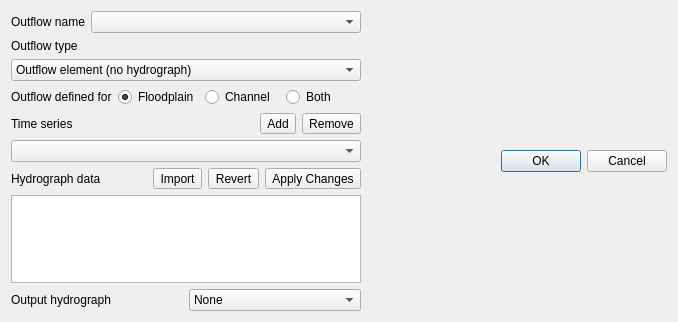
<?xml version="1.0" encoding="UTF-8"?>
<ui version="4.0">
 <class>Dialog</class>
 <widget class="QDialog" name="Dialog">
  <property name="geometry">
   <rect>
    <x>0</x>
    <y>0</y>
    <width>676</width>
    <height>320</height>
   </rect>
  </property>
  <property name="windowTitle">
   <string>Dialog</string>
  </property>
  <layout class="QVBoxLayout" name="verticalLayout_2">
   <item>
    <layout class="QHBoxLayout" name="horizontalLayout_3">
     <property name="rightMargin">
      <number>0</number>
     </property>
     <item>
      <widget class="QFrame" name="frame">
       <property name="maximumSize">
        <size>
         <width>350</width>
         <height>16777215</height>
        </size>
       </property>
       <property name="frameShape">
        <enum>QFrame::NoFrame</enum>
       </property>
       <property name="frameShadow">
        <enum>QFrame::Plain</enum>
       </property>
       <layout class="QVBoxLayout" name="verticalLayout">
        <property name="margin">
         <number>0</number>
        </property>
        <item>
         <layout class="QHBoxLayout" name="horizontalLayout_5">
          <property name="bottomMargin">
           <number>0</number>
          </property>
          <item>
           <widget class="QLabel" name="label_4">
            <property name="sizePolicy">
             <sizepolicy hsizetype="Preferred" vsizetype="Preferred">
              <horstretch>0</horstretch>
              <verstretch>0</verstretch>
             </sizepolicy>
            </property>
            <property name="minimumSize">
             <size>
              <width>0</width>
              <height>0</height>
             </size>
            </property>
            <property name="maximumSize">
             <size>
              <width>9999</width>
              <height>16777215</height>
             </size>
            </property>
            <property name="text">
             <string>Outflow name</string>
            </property>
           </widget>
          </item>
          <item>
           <widget class="QComboBox" name="outflowNameCbo">
            <property name="sizePolicy">
             <sizepolicy hsizetype="MinimumExpanding" vsizetype="Fixed">
              <horstretch>0</horstretch>
              <verstretch>0</verstretch>
             </sizepolicy>
            </property>
           </widget>
          </item>
         </layout>
        </item>
        <item>
         <layout class="QVBoxLayout" name="verticalLayout_3">
          <property name="bottomMargin">
           <number>0</number>
          </property>
          <item>
           <widget class="QLabel" name="label_3">
            <property name="sizePolicy">
             <sizepolicy hsizetype="MinimumExpanding" vsizetype="Preferred">
              <horstretch>0</horstretch>
              <verstretch>0</verstretch>
             </sizepolicy>
            </property>
            <property name="minimumSize">
             <size>
              <width>80</width>
              <height>0</height>
             </size>
            </property>
            <property name="maximumSize">
             <size>
              <width>80</width>
              <height>16777215</height>
             </size>
            </property>
            <property name="text">
             <string>Outflow type</string>
            </property>
           </widget>
          </item>
          <item>
           <widget class="QComboBox" name="outflowTypeCbo">
            <property name="sizePolicy">
             <sizepolicy hsizetype="MinimumExpanding" vsizetype="Fixed">
              <horstretch>0</horstretch>
              <verstretch>0</verstretch>
             </sizepolicy>
            </property>
            <property name="minimumSize">
             <size>
              <width>100</width>
              <height>0</height>
             </size>
            </property>
            <property name="maximumSize">
             <size>
              <width>9999</width>
              <height>16777215</height>
             </size>
            </property>
            <item>
             <property name="text">
              <string>Outflow element (no hydrograph)</string>
             </property>
            </item>
            <item>
             <property name="text">
              <string>Diversion channel element (for inflows)</string>
             </property>
            </item>
            <item>
             <property name="text">
              <string>Outflow with time-stage relationship</string>
             </property>
            </item>
            <item>
             <property name="text">
              <string>Outflow with time-stage and free floodplain and channel</string>
             </property>
            </item>
            <item>
             <property name="text">
              <string>Channel outflow with stage-discharge</string>
             </property>
            </item>
            <item>
             <property name="text">
              <string>Channel outflow with depth-discharge</string>
             </property>
            </item>
           </widget>
          </item>
         </layout>
        </item>
        <item>
         <layout class="QHBoxLayout" name="horizontalLayout_6">
          <property name="bottomMargin">
           <number>0</number>
          </property>
          <item>
           <widget class="QLabel" name="label_5">
            <property name="text">
             <string>Outflow defined for</string>
            </property>
           </widget>
          </item>
          <item>
           <widget class="QRadioButton" name="identFloodplainRadio">
            <property name="text">
             <string>Floodplain</string>
            </property>
            <property name="checked">
             <bool>true</bool>
            </property>
           </widget>
          </item>
          <item>
           <widget class="QRadioButton" name="identChannelRadio">
            <property name="text">
             <string>Channel</string>
            </property>
           </widget>
          </item>
          <item>
           <widget class="QRadioButton" name="identBothRadio">
            <property name="text">
             <string>Both</string>
            </property>
           </widget>
          </item>
         </layout>
        </item>
        <item>
         <layout class="QHBoxLayout" name="horizontalLayout_2">
          <item>
           <widget class="QLabel" name="tableLabel">
            <property name="maximumSize">
             <size>
              <width>99999</width>
              <height>16777215</height>
             </size>
            </property>
            <property name="text">
             <string>Time series</string>
            </property>
           </widget>
          </item>
          <item>
           <widget class="QToolButton" name="addTimeSeriesBtn">
            <property name="text">
             <string>Add</string>
            </property>
           </widget>
          </item>
          <item>
           <widget class="QToolButton" name="removeTimeSeriesBtn">
            <property name="text">
             <string>Remove</string>
            </property>
           </widget>
          </item>
         </layout>
        </item>
        <item>
         <widget class="QComboBox" name="tseriesCbo">
          <property name="sizePolicy">
           <sizepolicy hsizetype="MinimumExpanding" vsizetype="Fixed">
            <horstretch>0</horstretch>
            <verstretch>0</verstretch>
           </sizepolicy>
          </property>
         </widget>
        </item>
        <item>
         <layout class="QHBoxLayout" name="horizontalLayout_4">
          <property name="bottomMargin">
           <number>0</number>
          </property>
          <item>
           <widget class="QLabel" name="dataTableLabel">
            <property name="text">
             <string>Hydrograph data</string>
            </property>
           </widget>
          </item>
          <item>
           <widget class="QToolButton" name="importTseriesBtn">
            <property name="text">
             <string>Import</string>
            </property>
           </widget>
          </item>
          <item>
           <widget class="QToolButton" name="revertChangesBtn">
            <property name="text">
             <string>Revert</string>
            </property>
           </widget>
          </item>
          <item>
           <widget class="QToolButton" name="saveTimeSeriesBtn">
            <property name="text">
             <string>Apply Changes</string>
            </property>
           </widget>
          </item>
         </layout>
        </item>
        <item>
         <widget class="QTableView" name="tseriesDataTView">
          <property name="minimumSize">
           <size>
            <width>350</width>
            <height>0</height>
           </size>
          </property>
          <property name="maximumSize">
           <size>
            <width>350</width>
            <height>16777215</height>
           </size>
          </property>
         </widget>
        </item>
        <item>
         <layout class="QHBoxLayout" name="horizontalLayout">
          <property name="bottomMargin">
           <number>0</number>
          </property>
          <item>
           <widget class="QLabel" name="label">
            <property name="text">
             <string>Output hydrograph</string>
            </property>
           </widget>
          </item>
          <item>
           <widget class="QComboBox" name="outHydrographCbo">
            <item>
             <property name="text">
              <string>None</string>
             </property>
            </item>
            <item>
             <property name="text">
              <string>O1</string>
             </property>
            </item>
            <item>
             <property name="text">
              <string>O2</string>
             </property>
            </item>
            <item>
             <property name="text">
              <string>O3</string>
             </property>
            </item>
            <item>
             <property name="text">
              <string>O4</string>
             </property>
            </item>
            <item>
             <property name="text">
              <string>O5</string>
             </property>
            </item>
            <item>
             <property name="text">
              <string>O6</string>
             </property>
            </item>
            <item>
             <property name="text">
              <string>O7</string>
             </property>
            </item>
            <item>
             <property name="text">
              <string>O8</string>
             </property>
            </item>
            <item>
             <property name="text">
              <string>O9</string>
             </property>
            </item>
           </widget>
          </item>
         </layout>
        </item>
       </layout>
      </widget>
     </item>
     <item>
      <widget class="QFrame" name="frame_2">
       <property name="minimumSize">
        <size>
         <width>300</width>
         <height>300</height>
        </size>
       </property>
       <property name="frameShape">
        <enum>QFrame::NoFrame</enum>
       </property>
       <property name="frameShadow">
        <enum>QFrame::Raised</enum>
       </property>
       <layout class="QGridLayout" name="gridLayout">
        <property name="margin">
         <number>0</number>
        </property>
        <property name="spacing">
         <number>0</number>
        </property>
        <item row="0" column="0">
         <layout class="QVBoxLayout" name="verticalLayout_4">
          <item>
           <layout class="QHBoxLayout" name="plotLayout"/>
          </item>
          <item>
           <widget class="QDialogButtonBox" name="buttonBox">
            <property name="orientation">
             <enum>Qt::Horizontal</enum>
            </property>
            <property name="standardButtons">
             <set>QDialogButtonBox::Cancel|QDialogButtonBox::Ok</set>
            </property>
           </widget>
          </item>
         </layout>
        </item>
       </layout>
      </widget>
     </item>
    </layout>
   </item>
  </layout>
 </widget>
 <resources/>
 <connections>
  <connection>
   <sender>buttonBox</sender>
   <signal>accepted()</signal>
   <receiver>Dialog</receiver>
   <slot>accept()</slot>
   <hints>
    <hint type="sourcelabel">
     <x>248</x>
     <y>254</y>
    </hint>
    <hint type="destinationlabel">
     <x>157</x>
     <y>274</y>
    </hint>
   </hints>
  </connection>
  <connection>
   <sender>buttonBox</sender>
   <signal>rejected()</signal>
   <receiver>Dialog</receiver>
   <slot>reject()</slot>
   <hints>
    <hint type="sourcelabel">
     <x>316</x>
     <y>260</y>
    </hint>
    <hint type="destinationlabel">
     <x>286</x>
     <y>274</y>
    </hint>
   </hints>
  </connection>
 </connections>
</ui>
